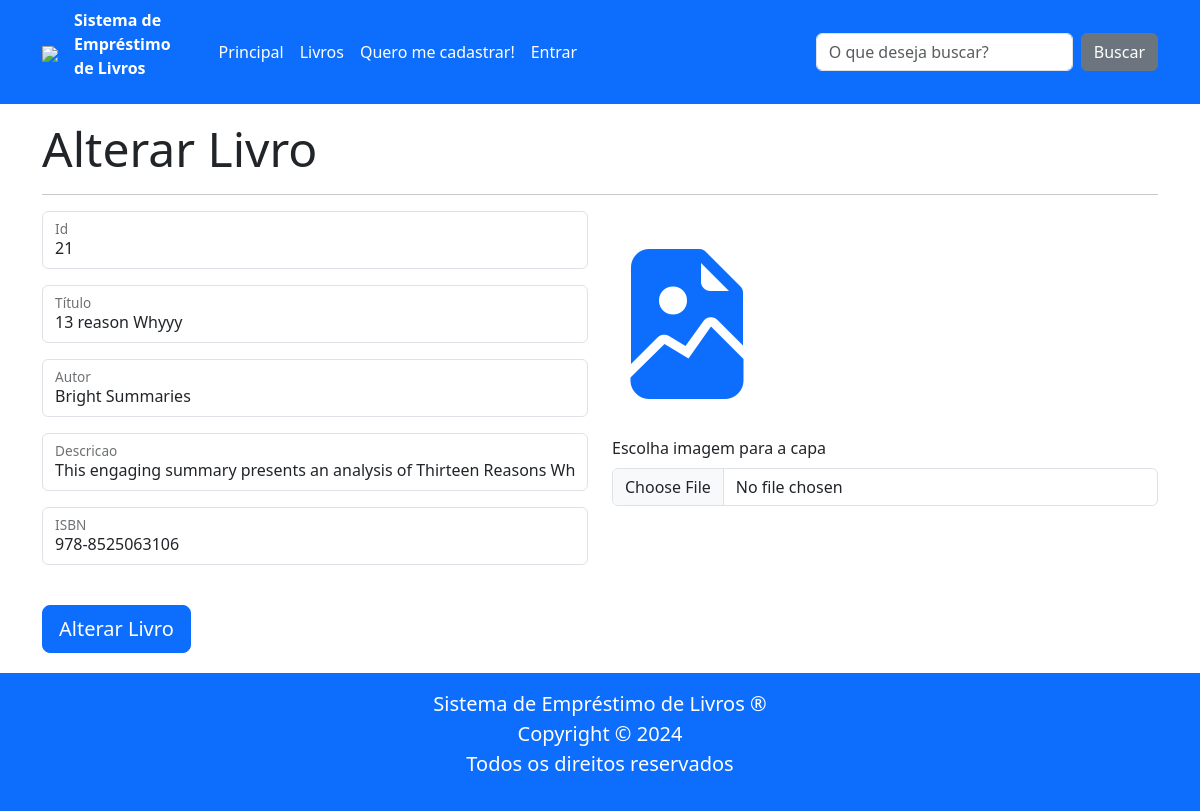
The app's page /alterar_livro/21, older data.
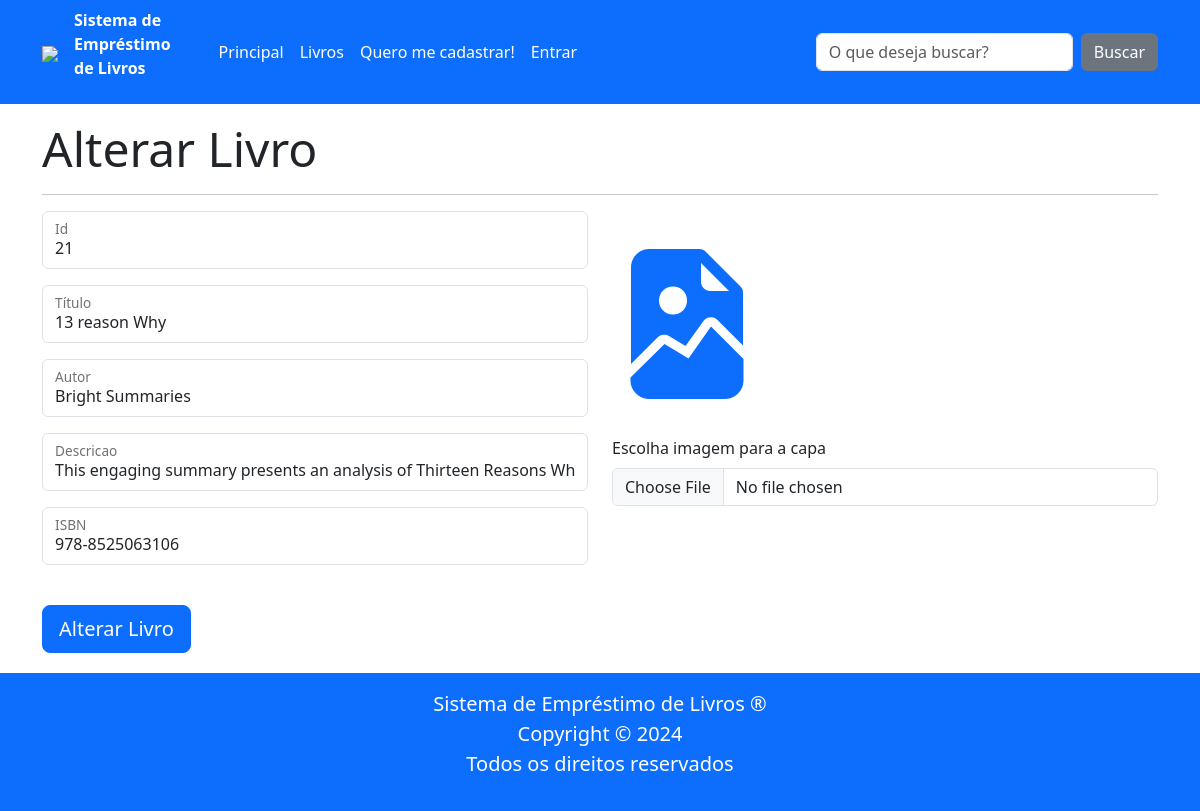
The same page, newer data.
### tables this page shows
CREATE TABLE livro (
        id INTEGER PRIMARY KEY AUTOINCREMENT,
        nome TEXT NOT NULL,
        autor TEXT NOT NULL,
        descricao TEXT NOT NULL,
        isbn TEXT NOT NULL);

### routes/main_routes.py (the view)
@router.get("/alterar_livro/{id}")
async def get_alterar_livro(request: Request, id: int):
    livro = LivroRepo.obter_um(id)
    if not livro:
        raise HTTPException(status_code=404, detail="Livro não encontrado.")
    return templates.TemplateResponse(
        "alterar_livro.html",
        {"request": request, "livro": livro},
    )

### templates/alterar_livro.html (shortened to what this page needs)
{% extends "base.html" %}
{% block conteudo %}
<h1 class="display-5"><b>Alterar Livro</b></h1>
<hr>
<form class="row json-form" method="post" action="/alterar_livro">
    <div class="col-12 col-lg-6">
        <div class="form-floating mb-3">
            <input type="text" class="form-control" id="id" name="id"  value="{{ livro.id }}">
            <label for="id" value = "{{livro.id}}">Id</label>
        </div>
        <div class="form-floating mb-3">
            <input type="text" class="form-control" id="nome" name="nome"  value="{{ livro.nome }}">
            <label for="nome">Título</label>
        </div>
        <div class="form-floating mb-3">
            <input type="text" class="form-control" id="autor" name="autor" value="{{livro.autor}}">
            <label for="autor">Autor</label>
        </div>
        <div class="form-floating mb-3">
            <input type="text" class="form-control" id="descricao" name="descricao" value="{{livro.descricao}}">
            <label for="descricao">Descricao</label>
        </div>
        <div class="form-floating mb-3">
            <input type="text" class="form-control" id="isbn" name="isbn" value="{{livro.isbn}}">
            <label for="isbn">ISBN</label>
        </div>
        <div style="margin-top: 40px; margin-bottom: 20px;">
            <button type="submit" class="btn btn-primary btn-lg">Alterar Livro</button>
        </div>
    </div>
    <div class="col-12 col-lg-6">
        <i class="bi bi-file-earmark-image-fill text-primary" style="font-size: 150px;"></i>
        <div class="mb-3">
            <label for="formFile" class="form-label">Escolha imagem para a capa</label>
            <input class="form-control"   type="file" id="imagem" placeholder="Formulario">
        </div>
    </div>
</form>
{% endblock %}

### templates/base.html (shortened to what this page needs)
<!DOCTYPE html>
<html lang="pt-br">
<head>
    <link rel="stylesheet" href="/static/lib/bootstrap/bootstrap.min.css">
    <link rel="stylesheet" href="/static/lib/bootstrap-icons/font/bootstrap-icons.min.css">
    <link rel="stylesheet" href="/static/css/estilos.css">
</head>
<body class="d-flex flex-column min-vh-100">
    {%- set cliente = request.state.cliente -%}
    {% include "header.html" %}
    <main class="container mt-3">
        {% block conteudo %}{% endblock %}
    </main>
    {% include "footer.html" %}
</body>
</html>

### templates/header.html (shortened to what this page needs)
<nav class="navbar navbar-expand-lg text-white bg-primary">
    <div class="container ">
        <a class="navbar-brand" href="/">
            <img src="/static/img/logo.png" style="height: 100px;">
        </a>
        <p style="font-weight: bold; margin-right: 40px; ">Sistema de <br>
            Empréstimo <br>
            de Livros</p>
        {% set pagina_atual = request.url.path %}
        <div class="collapse navbar-collapse" id="menuPrincipal">
            {% if cliente.admin == True -%}
            <ul class="navbar-nav me-auto mb-2 mb-lg-0 text-white">
                <li class="nav-item">
                    <a class="nav-link {{ 'active' if pagina_atual == '/' }} text-white" href="/">Principal</a>
                </li>
                <li  class="nav-item">
                    <a class="nav-link {{ 'active' if pagina_atual == '/' }} text-white" href="/cadastrar_livro">Cadastrar Livro</a>
                </li>
                <li  class="nav-item">
                    <a class="nav-link {{ 'active' if pagina_atual == '/' }} text-white" href="/emprestar">Emprestar</a>
                </li>
                <li  class="nav-item">
                    <a class="nav-link {{ 'active' if pagina_atual == '/' }} text-white" href="/livros">Emprestimos</a>
                </li>
                <li class="nav-item dropdown">
                    <a class="nav-link dropdown-toggle text-white" href="#" role="button" data-bs-toggle="dropdown">
                        Olá, <b>Bibliotecário</b>!
                    </a>
                    <ul class="dropdown-menu">
                        <li><a class="dropdown-item  {{ 'active' if pagina_atual == '/cliente/dados' }} text-secondary" href="/cliente/dados">Dados Pessoais</a></li>
                        <li><a class="dropdown-item  {{ 'active' if pagina_atual == '/cliente/senha' }} text-secondary" href="/cliente/senha">Alterar Senha</a></li>
                        <li>
                            <hr class="dropdown-divider">
                        </li>
                        <li><a class="dropdown-item text-primary" href="/cliente/sair">Sair</a></li>
                    </ul>
                </li>
                <!-- <li class="nav-item">
                    <a class="nav-link {{ 'active' if pagina_atual == '/carrinho' }}" href="/cliente/carrinho">
                        <i class="bi bi-cart-fill"></i>
                    </a>
                </li> -->
            </ul>
            {%- else: -%}
            <ul class="navbar-nav me-auto mb-2 mb-lg-0">
                <li class="nav-item">
                    <a class="nav-link {{ 'active' if pagina_atual == '/' }} text-white" href="/">Principal</a>
                </li>
                <li  class="nav-item">
                    <a class="nav-link {{ 'active' if pagina_atual == '/' }} text-white" href="/livros">Livros</a>
                </li>
                {% if not cliente or not cliente.nome -%}
                <li class="nav-item">
                    <a class="nav-link {{ 'active' if pagina_atual == '/cadastro' }} text-white" href="/cadastro">Quero me cadastrar!</a>
                </li>
                <li class="nav-item">
                    <a class="nav-link {{ 'active' if pagina_atual == '/entrar' }} text-white" href="/entrar">Entrar</a>
                </li>
                {%- endif -%}
            </ul>
            {%- endif -%}
            <form class="d-flex" role="search" action="/buscar" method="get">
                <input class="form-control me-2" type="search" placeholder="O que deseja buscar?" name="q">
                <button class="btn btn-secondary" type="submit">Buscar</button>
            </form>
        </div>
    </div>
</nav>

### templates/message.html (shortened to what this page needs)
{% if not message_success: %}
{%- set message_success = request.cookies.get("message_success") -%}
{% endif %}
{% if not message_warning: %}
{%- set message_warning = request.cookies.get("message_warning") -%}
{% endif %}
{% if not message_danger: %}
{%- set message_danger = request.cookies.get("message_danger") -%}
{% endif %}

### templates/footer.html
<footer class="bg-primary text-white text-center p-3 mt-auto">
    <p class="lead mb-0">Sistema de Empréstimo de Livros &reg;</p>
    <p class="lead mb-0">Copyright &copy; 2024</p>
    <p class="lead">Todos os direitos reservados</p>
</footer>

Row changes from the older to the newer data that the page shows:
changed livro "Bright Summaries": nome "13 reason Whyyy" → "13 reason Why"
